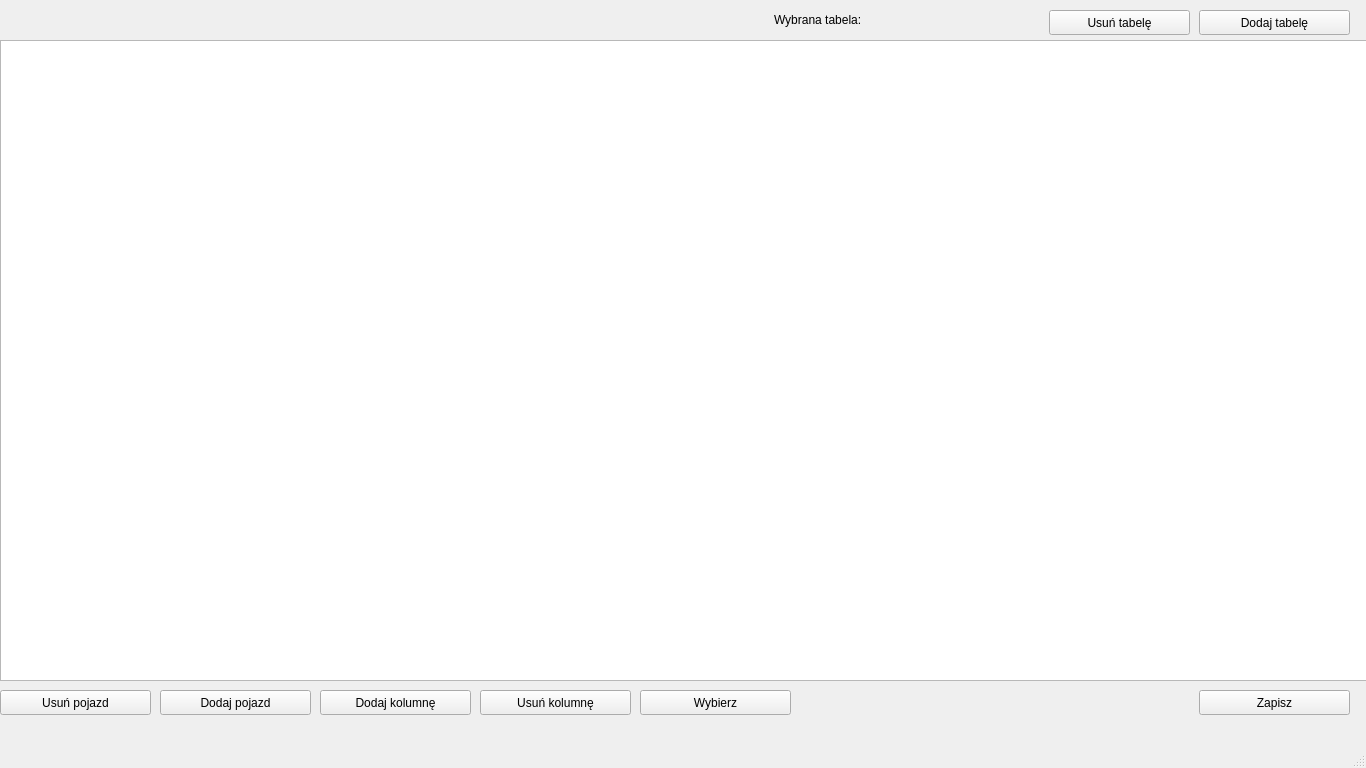
<?xml version="1.0" encoding="UTF-8"?>
<ui version="4.0">
 <class>MainWindow</class>
 <widget class="QMainWindow" name="MainWindow">
  <property name="geometry">
   <rect>
    <x>0</x>
    <y>0</y>
    <width>1366</width>
    <height>768</height>
   </rect>
  </property>
  <property name="windowTitle">
   <string>Rej&amp;Olej</string>
  </property>
  <widget class="QWidget" name="centralwidget">
   <widget class="QTableWidget" name="main_Table">
    <property name="geometry">
     <rect>
      <x>0</x>
      <y>40</y>
      <width>1371</width>
      <height>641</height>
     </rect>
    </property>
   </widget>
   <widget class="QPushButton" name="button_deleteVehicle">
    <property name="geometry">
     <rect>
      <x>0</x>
      <y>690</y>
      <width>151</width>
      <height>25</height>
     </rect>
    </property>
    <property name="text">
     <string>Usuń pojazd</string>
    </property>
   </widget>
   <widget class="QPushButton" name="button_addVehicle">
    <property name="geometry">
     <rect>
      <x>160</x>
      <y>690</y>
      <width>151</width>
      <height>25</height>
     </rect>
    </property>
    <property name="text">
     <string>Dodaj pojazd</string>
    </property>
   </widget>
   <widget class="QPushButton" name="button_addKolumn">
    <property name="geometry">
     <rect>
      <x>320</x>
      <y>690</y>
      <width>151</width>
      <height>25</height>
     </rect>
    </property>
    <property name="text">
     <string>Dodaj kolumnę</string>
    </property>
   </widget>
   <widget class="QPushButton" name="button_deleteColumn">
    <property name="geometry">
     <rect>
      <x>480</x>
      <y>690</y>
      <width>151</width>
      <height>25</height>
     </rect>
    </property>
    <property name="text">
     <string>Usuń kolumnę</string>
    </property>
   </widget>
   <widget class="QPushButton" name="button_sort">
    <property name="geometry">
     <rect>
      <x>640</x>
      <y>690</y>
      <width>151</width>
      <height>25</height>
     </rect>
    </property>
    <property name="text">
     <string>Wybierz</string>
    </property>
   </widget>
   <widget class="QPushButton" name="button_save">
    <property name="geometry">
     <rect>
      <x>1199</x>
      <y>690</y>
      <width>151</width>
      <height>25</height>
     </rect>
    </property>
    <property name="text">
     <string>Zapisz</string>
    </property>
   </widget>
   <widget class="QPushButton" name="button_addTable">
    <property name="geometry">
     <rect>
      <x>1199</x>
      <y>10</y>
      <width>151</width>
      <height>25</height>
     </rect>
    </property>
    <property name="text">
     <string>Dodaj tabelę</string>
    </property>
   </widget>
   <widget class="QPushButton" name="button_deleteTable">
    <property name="geometry">
     <rect>
      <x>1049</x>
      <y>10</y>
      <width>141</width>
      <height>25</height>
     </rect>
    </property>
    <property name="text">
     <string>Usuń tabelę</string>
    </property>
   </widget>
   <widget class="QLabel" name="label_tableName">
    <property name="geometry">
     <rect>
      <x>880</x>
      <y>10</y>
      <width>151</width>
      <height>20</height>
     </rect>
    </property>
    <property name="text">
     <string notr="true"/>
    </property>
   </widget>
   <widget class="QLabel" name="label">
    <property name="geometry">
     <rect>
      <x>774</x>
      <y>10</y>
      <width>101</width>
      <height>20</height>
     </rect>
    </property>
    <property name="text">
     <string>Wybrana tabela:</string>
    </property>
   </widget>
  </widget>
  <widget class="QMenuBar" name="menubar">
   <property name="geometry">
    <rect>
     <x>0</x>
     <y>0</y>
     <width>1366</width>
     <height>25</height>
    </rect>
   </property>
  </widget>
  <widget class="QStatusBar" name="statusbar"/>
 </widget>
 <resources/>
 <connections/>
</ui>
